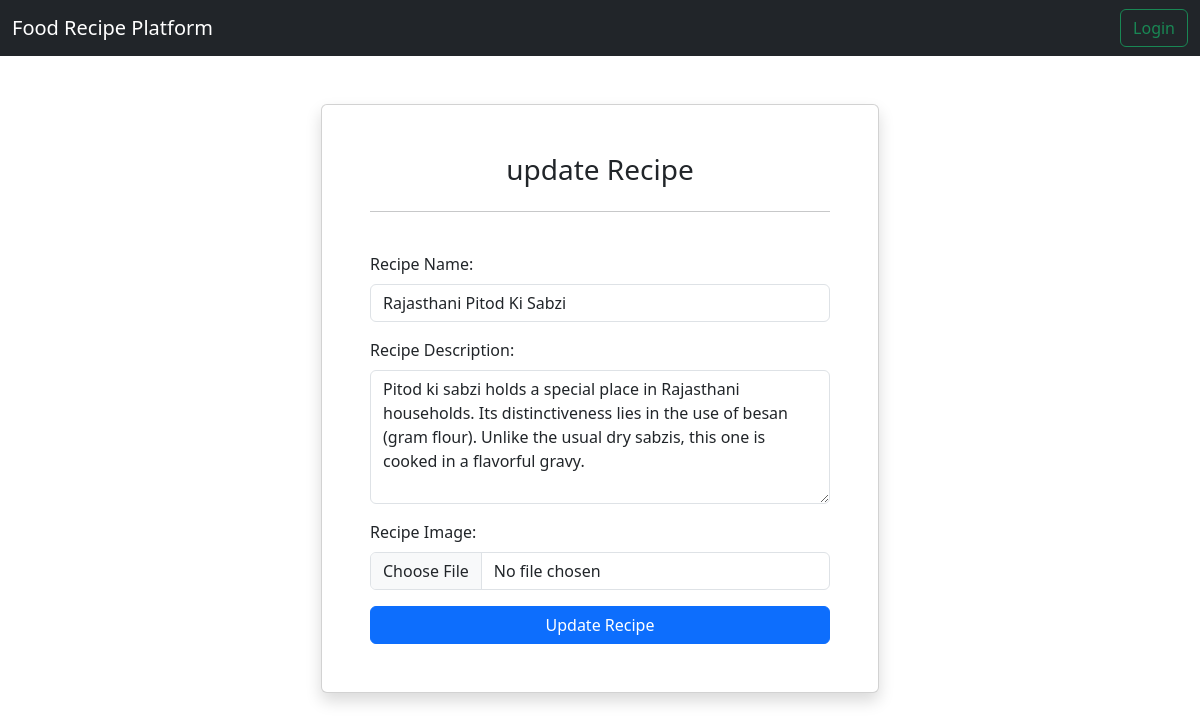
The app's page /update/5/ with its own data.
### vege/models.py (models this page shows)
class Receipe(models.Model):
    user = models.ForeignKey(User, on_delete=models.SET_NULL, null=True, blank=True)
    name = models.CharField(max_length=100)
    desc = models.TextField()
    image = models.ImageField(upload_to='receipe')
    def __str__(self):
        return self.name

### vege/views.py (the view, shortened to what this page needs)
# urls.py: path('update/<id>/',views.update, name='update'),
def update(request, id):
    queryset = Receipe.objects.get(id = id)
    context = {'receipes':queryset}
    return render(request, 'update_receipes.html',context)

### vege/templates/update_receipes.html (shortened to what this page needs)
{% extends 'base.html' %}
{% block body %}
<div class="container mt-5">
    <form class="col-6 mx-auto card p-5 shadow" method="post" enctype="multipart/form-data">
        <h3 class="text-center">update Recipe</h3>
        <hr><br>
        <div class="mb-3">
          <label for="exampleInputEmail1" class="form-label">Recipe Name:</label>
          <input type="text" class="form-control" value="{{receipes.name}}" required name="name" id="exampleInputEmail1" aria-describedby="emailHelp">
        </div>
        <div class="mb-3">
          <label for="desc" class="form-label">Recipe Description:</label>
          <textarea name="desc" id="desc" class="form-control" required cols="30" rows="5">{{receipes.desc}}</textarea>
        </div>
        <div class="mb-3">
            <label for="image" class="form-label">Recipe Image:</label>
            <input type="file" class="form-control" id="image" name="image" aria-describedby="emailHelp">
          </div>
        <button type="submit" class="btn btn-primary">Update Recipe</button>
      </form>
      <br>
</div>
{% endblock %}

### records on screen
Receipe: name "Rajasthani Pitod Ki Sabzi", desc "Pitod ki sabzi holds a special place in Rajasthani households. Its distinctiveness lies in the use of besan (gram flour). Unlike the usual dry sabzis, this one is cooked in a flavorful gravy."
